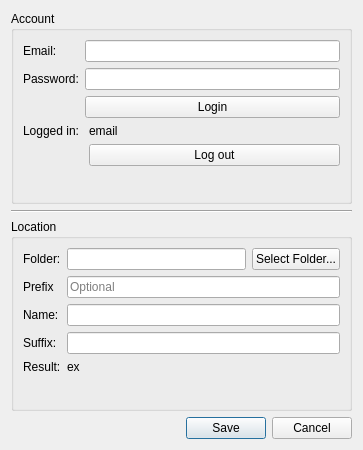
<?xml version="1.0" encoding="UTF-8"?>
<ui version="4.0">
 <class>Dialog</class>
 <widget class="QDialog" name="Dialog">
  <property name="geometry">
   <rect>
    <x>0</x>
    <y>0</y>
    <width>363</width>
    <height>450</height>
   </rect>
  </property>
  <property name="windowTitle">
   <string>Dialog</string>
  </property>
  <layout class="QVBoxLayout" name="verticalLayout_5">
   <item>
    <widget class="QGroupBox" name="group_account">
     <property name="title">
      <string>Account</string>
     </property>
     <layout class="QVBoxLayout" name="verticalLayout">
      <item>
       <widget class="QWidget" name="widget_login" native="true">
        <layout class="QVBoxLayout" name="verticalLayout_2">
         <property name="spacing">
          <number>6</number>
         </property>
         <property name="margin">
          <number>0</number>
         </property>
         <item>
          <layout class="QFormLayout" name="form_login">
           <property name="fieldGrowthPolicy">
            <enum>QFormLayout::AllNonFixedFieldsGrow</enum>
           </property>
           <item row="0" column="0">
            <widget class="QLabel" name="label_email">
             <property name="text">
              <string>Email:</string>
             </property>
            </widget>
           </item>
           <item row="0" column="1">
            <widget class="QLineEdit" name="input_email"/>
           </item>
           <item row="1" column="0">
            <widget class="QLabel" name="label_password">
             <property name="text">
              <string>Password:</string>
             </property>
            </widget>
           </item>
           <item row="1" column="1">
            <widget class="QLineEdit" name="input_password">
             <property name="echoMode">
              <enum>QLineEdit::Password</enum>
             </property>
            </widget>
           </item>
           <item row="2" column="1">
            <widget class="QPushButton" name="button_login">
             <property name="text">
              <string>Login</string>
             </property>
            </widget>
           </item>
          </layout>
         </item>
        </layout>
       </widget>
      </item>
      <item>
       <widget class="QWidget" name="widget_loggedIn" native="true">
        <layout class="QVBoxLayout" name="verticalLayout_4">
         <property name="spacing">
          <number>6</number>
         </property>
         <property name="margin">
          <number>0</number>
         </property>
         <item>
          <layout class="QFormLayout" name="form_loggedIn">
           <item row="0" column="0">
            <widget class="QLabel" name="label_loggedIn">
             <property name="text">
              <string>Logged in: </string>
             </property>
            </widget>
           </item>
           <item row="0" column="1">
            <widget class="QLabel" name="label_user">
             <property name="text">
              <string>email</string>
             </property>
            </widget>
           </item>
           <item row="1" column="1">
            <widget class="QPushButton" name="button_logout">
             <property name="text">
              <string>Log out</string>
             </property>
            </widget>
           </item>
          </layout>
         </item>
        </layout>
       </widget>
      </item>
     </layout>
    </widget>
   </item>
   <item>
    <widget class="Line" name="line">
     <property name="orientation">
      <enum>Qt::Horizontal</enum>
     </property>
    </widget>
   </item>
   <item>
    <widget class="QGroupBox" name="group_location">
     <property name="title">
      <string>Location</string>
     </property>
     <layout class="QVBoxLayout" name="verticalLayout_3">
      <item>
       <layout class="QFormLayout" name="formLayout_2">
        <property name="fieldGrowthPolicy">
         <enum>QFormLayout::AllNonFixedFieldsGrow</enum>
        </property>
        <item row="3" column="0">
         <widget class="QLabel" name="label_name">
          <property name="text">
           <string>Name:</string>
          </property>
         </widget>
        </item>
        <item row="3" column="1">
         <widget class="QLineEdit" name="input_name">
          <property name="text">
           <string extracomment="Hlap"/>
          </property>
         </widget>
        </item>
        <item row="5" column="0">
         <widget class="QLabel" name="label_result">
          <property name="text">
           <string>Result:</string>
          </property>
         </widget>
        </item>
        <item row="5" column="1">
         <widget class="QLabel" name="label_example">
          <property name="text">
           <string>ex</string>
          </property>
         </widget>
        </item>
        <item row="1" column="0">
         <widget class="QLabel" name="label_folder">
          <property name="text">
           <string>Folder:</string>
          </property>
         </widget>
        </item>
        <item row="1" column="1">
         <layout class="QHBoxLayout" name="horizontalLayout_2">
          <item>
           <widget class="QLineEdit" name="input_folder"/>
          </item>
          <item>
           <widget class="QPushButton" name="button_selectFolder">
            <property name="font">
             <font>
              <strikeout>false</strikeout>
             </font>
            </property>
            <property name="text">
             <string>Select Folder...</string>
            </property>
            <property name="flat">
             <bool>false</bool>
            </property>
           </widget>
          </item>
         </layout>
        </item>
        <item row="2" column="0">
         <widget class="QLabel" name="label_prefix">
          <property name="text">
           <string>Prefix</string>
          </property>
         </widget>
        </item>
        <item row="2" column="1">
         <widget class="QLineEdit" name="input_prefix">
          <property name="inputMask">
           <string/>
          </property>
          <property name="text">
           <string/>
          </property>
          <property name="placeholderText">
           <string>Optional</string>
          </property>
         </widget>
        </item>
        <item row="4" column="0">
         <widget class="QLabel" name="label_suffix">
          <property name="text">
           <string>Suffix:</string>
          </property>
         </widget>
        </item>
        <item row="4" column="1">
         <widget class="QLineEdit" name="input_suffix"/>
        </item>
       </layout>
      </item>
     </layout>
    </widget>
   </item>
   <item>
    <widget class="QDialogButtonBox" name="buttonBox">
     <property name="orientation">
      <enum>Qt::Horizontal</enum>
     </property>
     <property name="standardButtons">
      <set>QDialogButtonBox::Cancel|QDialogButtonBox::Save</set>
     </property>
    </widget>
   </item>
  </layout>
 </widget>
 <tabstops>
  <tabstop>input_email</tabstop>
  <tabstop>input_password</tabstop>
  <tabstop>button_login</tabstop>
  <tabstop>button_logout</tabstop>
  <tabstop>input_folder</tabstop>
  <tabstop>button_selectFolder</tabstop>
  <tabstop>input_prefix</tabstop>
  <tabstop>input_name</tabstop>
  <tabstop>input_suffix</tabstop>
  <tabstop>buttonBox</tabstop>
 </tabstops>
 <resources/>
 <connections>
  <connection>
   <sender>buttonBox</sender>
   <signal>accepted()</signal>
   <receiver>Dialog</receiver>
   <slot>accept()</slot>
   <hints>
    <hint type="sourcelabel">
     <x>257</x>
     <y>476</y>
    </hint>
    <hint type="destinationlabel">
     <x>157</x>
     <y>274</y>
    </hint>
   </hints>
  </connection>
  <connection>
   <sender>buttonBox</sender>
   <signal>rejected()</signal>
   <receiver>Dialog</receiver>
   <slot>reject()</slot>
   <hints>
    <hint type="sourcelabel">
     <x>325</x>
     <y>476</y>
    </hint>
    <hint type="destinationlabel">
     <x>286</x>
     <y>274</y>
    </hint>
   </hints>
  </connection>
 </connections>
</ui>
